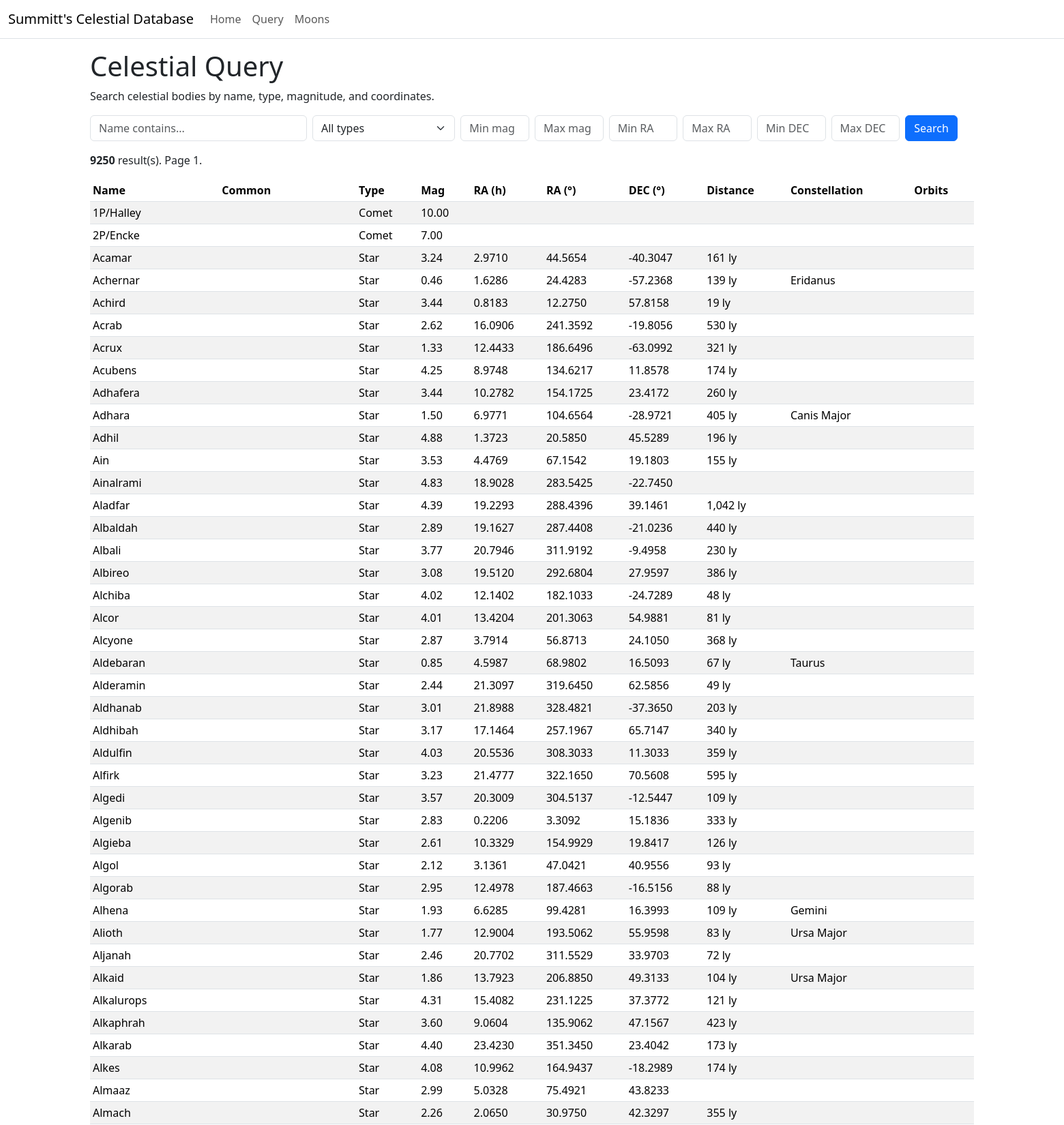
The app's page /CelestialDB/query.php (upper part) with its own data.
### tables this page shows
CREATE TABLE CelestialBody (
  BodyID BIGINT AUTO_INCREMENT PRIMARY KEY,
  Name VARCHAR(100) NOT NULL,
  CommonName VARCHAR(100) NULL,
  BodyTypeID INT NOT NULL,
  Magnitude DECIMAL(6,2) NULL,
  RA_Hours DECIMAL(10,6) NULL,
  DEC_Degrees DECIMAL(9,6) NULL,
  Distance_LY DECIMAL(18,6) NULL,
  ConstellationID INT NULL,
  Description TEXT NULL,
  DiscoveredBy VARCHAR(100) NULL,
  DiscoveryYear INT NULL,
  CreatedAt DATETIME NULL,
  UpdatedAt DATETIME NULL,
  RA_Degrees DECIMAL(10,6) GENERATED ALWAYS AS (RA_Hours*15) STORED,
  FOREIGN KEY (BodyTypeID) REFERENCES BodyType(BodyTypeID),
  FOREIGN KEY (ConstellationID) REFERENCES Constellation(ConstellationID),
  INDEX IX_Magnitude (Magnitude),
  INDEX IX_RA_DEC (RA_Hours, DEC_Degrees),
  INDEX IX_Type (BodyTypeID),
  INDEX IX_Name (Name)
);

CREATE TABLE BodyType (
  BodyTypeID INT AUTO_INCREMENT PRIMARY KEY,
  TypeName VARCHAR(50) NOT NULL UNIQUE,
  Description VARCHAR(255) NULL
);

CREATE TABLE Constellation (
  ConstellationID INT AUTO_INCREMENT PRIMARY KEY,
  Name VARCHAR(50) NOT NULL UNIQUE,
  Abbreviation VARCHAR(5) NULL,
  Genitive VARCHAR(50) NULL,
  VisibleFromNorthern TINYINT(1) NOT NULL DEFAULT 1
);

### CelestialDB/query.php (the view, shortened to what this page needs)
<?php
require_once 'config.php';
require 'header.php';
$name   = trim($_GET['name'] ?? '');
$minMag = $_GET['minMag'] ?? '';
$maxMag = $_GET['maxMag'] ?? '';
$minRA  = $_GET['minRA'] ?? '';
$maxRA  = $_GET['maxRA'] ?? '';
$minDEC = $_GET['minDEC'] ?? '';
$maxDEC = $_GET['maxDEC'] ?? '';
$page   = max(1, (int)($_GET['page'] ?? 1));
$pageSize = 50;
$offset = ($page - 1) * $pageSize;
$where = [];
$params = [];
$whereSql = $where ? 'WHERE ' . implode(' AND ', $where) : '';
$countSql = "SELECT COUNT(*) FROM CelestialBody cb JOIN BodyType bt ON bt.BodyTypeID=cb.BodyTypeID LEFT JOIN Constellation c ON c.ConstellationID=cb.ConstellationID $whereSql";
$countStmt = $pdo->prepare($countSql);
$countStmt->execute($params);
$total = (int)$countStmt->fetchColumn();
$dataSql = "SELECT cb.BodyID, cb.Name, cb.CommonName, bt.TypeName AS BodyType, cb.Magnitude,
  cb.RA_Hours, cb.RA_Degrees, cb.DEC_Degrees, cb.Distance_LY, c.Name AS Constellation,
  mn.ParentBodyID, p.Name AS OrbitsPlanet
  FROM CelestialBody cb
  JOIN BodyType bt ON bt.BodyTypeID=cb.BodyTypeID
  LEFT JOIN Constellation c ON c.ConstellationID=cb.ConstellationID
  LEFT JOIN Moon mn ON mn.BodyID=cb.BodyID
  LEFT JOIN CelestialBody p ON p.BodyID=mn.ParentBodyID
  $whereSql
  ORDER BY cb.Name
  LIMIT :limit OFFSET :offset";
$dataStmt = $pdo->prepare($dataSql);
$dataStmt->bindValue(':limit', $pageSize, PDO::PARAM_INT);
$dataStmt->bindValue(':offset', $offset, PDO::PARAM_INT);
$dataStmt->execute();
$rows = $dataStmt->fetchAll();
?>
<section aria-labelledby="query-heading">
    <h1 id="query-heading">Celestial Query</h1>
    <p>Search celestial bodies by name, type, magnitude, and coordinates.</p>
    <form method="get" action="query.php" class="row g-2 mb-3" role="search" aria-label="Celestial body search">
        <div class="col-md-3">
            <input class="form-control" id="name" name="name" value="<?= htmlspecialchars($name) ?>" placeholder="Name contains...">
        </div>
        <div class="col-md-2">
            <select class="form-select" id="bodyType" name="bodyType">
                <option value="">All types</option>
            </select>
        </div>
        <div class="col-md-1">
            <input class="form-control" id="minMag" name="minMag" value="<?= htmlspecialchars($minMag) ?>" placeholder="Min mag">
        </div>
        <div class="col-md-1">
            <input class="form-control" id="maxMag" name="maxMag" value="<?= htmlspecialchars($maxMag) ?>" placeholder="Max mag">
        </div>
        <div class="col-md-1">
            <input class="form-control" id="minRA" name="minRA" value="<?= htmlspecialchars($minRA) ?>" placeholder="Min RA">
        </div>
        <div class="col-md-1">
            <input class="form-control" id="maxRA" name="maxRA" value="<?= htmlspecialchars($maxRA) ?>" placeholder="Max RA">
        </div>
        <div class="col-md-1">
            <input class="form-control" id="minDEC" name="minDEC" value="<?= htmlspecialchars($minDEC) ?>" placeholder="Min DEC">
        </div>
        <div class="col-md-1">
            <input class="form-control" id="maxDEC" name="maxDEC" value="<?= htmlspecialchars($maxDEC) ?>" placeholder="Max DEC">
        </div>
        <div class="col-md-1">
            <button class="btn btn-primary" type="submit">Search</button>
        </div>
    </form>
    <p aria-live="polite"><strong><?= $total ?></strong> result(s). Page <?= $page ?>.</p>
    <div class="table-responsive">
        <table class="table table-striped table-sm">
            <thead>
                <tr>
                    <th scope="col">Name</th>
                    <th scope="col">Common</th>
                    <th scope="col">Type</th>
                    <th scope="col">Mag</th>
                    <th scope="col">RA (h)</th>
                    <th scope="col">RA (°)</th>
                    <th scope="col">DEC (°)</th>
                    <th scope="col">Distance</th>
                    <th scope="col">Constellation</th>
                    <th scope="col">Orbits</th>
                </tr>
            </thead>
            <tbody>
                <?php foreach ($rows as $b): ?>
                <tr>
                    <td><?= htmlspecialchars($b['Name']) ?></td>
                    <td><?= htmlspecialchars($b['CommonName'] ?? '') ?></td>
                    <td><?= htmlspecialchars($b['BodyType']) ?></td>
                    <td><?= $b['Magnitude'] !== null ? number_format((float)$b['Magnitude'], 2) : '' ?></td>
                    <td><?= $b['RA_Hours'] !== null ? number_format((float)$b['RA_Hours'], 4) : '' ?></td>
                    <td><?= $b['RA_Degrees'] !== null ? number_format((float)$b['RA_Degrees'], 4) : '' ?></td>
                    <td><?= $b['DEC_Degrees'] !== null ? number_format((float)$b['DEC_Degrees'], 4) : '' ?></td>
                    <td>
                        <?php if ($b['Distance_LY'] !== null): ?>
                            <?php if ((float)$b['Distance_LY'] < 1): ?>
                                <?= number_format((float)$b['Distance_LY'] * 63241.077, 2) ?> AU
                            <?php else: ?>
                                <?= number_format((float)$b['Distance_LY'], 0) ?> ly
                            <?php endif; ?>
                        <?php endif; ?>
                    </td>
                    <td><?= htmlspecialchars($b['Constellation'] ?? '') ?></td>
                    <td><?= htmlspecialchars($b['OrbitsPlanet'] ?? '') ?></td>
                </tr>
                <?php endforeach; ?>
            </tbody>
        </table>
    </div>
</section>
<?php require 'footer.php'; ?>

### CelestialDB/header.php (shortened to what this page needs)
<!DOCTYPE html>
<html lang="en">
<head>
    <link rel="stylesheet" href="https://cdn.jsdelivr.net/npm/bootstrap@5.3.3/dist/css/bootstrap.min.css">
</head>
<body>
<header>
    <nav class="navbar navbar-expand-sm navbar-light bg-white border-bottom box-shadow mb-3" aria-label="Main navigation">
        <div class="container-fluid">
            <a class="navbar-brand" href="index.php">Summitt's Celestial Database</a>
            <div class="collapse navbar-collapse" id="navMenu">
                <ul class="navbar-nav flex-grow-1">
                    <li class="nav-item"><a class="nav-link" href="index.php">Home</a></li>
                    <li class="nav-item"><a class="nav-link" href="query.php">Query</a></li>
                    <li class="nav-item"><a class="nav-link" href="moons.php">Moons</a></li>
                </ul>
            </div>
        </div>
    </nav>
</header>
<main id="main-content" class="container" tabindex="-1">

### CelestialDB/footer.php (shortened to what this page needs)
</main>
</body>
</html>

### CelestialDB/header.php (style rules this page uses)
table { width: 100%; }

### records on screen
celestialbody: Name "1P/Halley", BodyTypeID.TypeName "Comet", Magnitude "10.00"
celestialbody: Name "2P/Encke", BodyTypeID.TypeName "Comet", Magnitude "7.00"
celestialbody: Name "Acamar", BodyTypeID.TypeName "Star", Magnitude "3.24", RA_Hours "2.9710", RA_Degrees "44.5654", DEC_Degrees "-40.3047", Distance_LY "161"
celestialbody: Name "Achernar", BodyTypeID.TypeName "Star", Magnitude "0.46", RA_Hours "1.6286", RA_Degrees "24.4283", DEC_Degrees "-57.2368", Distance_LY "139", ConstellationID.Name "Eridanus"
celestialbody: Name "Achird", BodyTypeID.TypeName "Star", Magnitude "3.44", RA_Hours "0.8183", RA_Degrees "12.2750", DEC_Degrees "57.8158", Distance_LY "19"
celestialbody: Name "Acrab", BodyTypeID.TypeName "Star", Magnitude "2.62", RA_Hours "16.0906", RA_Degrees "241.3592", DEC_Degrees "-19.8056", Distance_LY "530"
celestialbody: Name "Acrux", BodyTypeID.TypeName "Star", Magnitude "1.33", RA_Hours "12.4433", RA_Degrees "186.6496", DEC_Degrees "-63.0992", Distance_LY "321"
celestialbody: Name "Acubens", BodyTypeID.TypeName "Star", Magnitude "4.25", RA_Hours "8.9748", RA_Degrees "134.6217", DEC_Degrees "11.8578", Distance_LY "174"
celestialbody: Name "Adhafera", BodyTypeID.TypeName "Star", Magnitude "3.44", RA_Hours "10.2782", RA_Degrees "154.1725", DEC_Degrees "23.4172", Distance_LY "260"
celestialbody: Name "Adhara", BodyTypeID.TypeName "Star", Magnitude "1.50", RA_Hours "6.9771", RA_Degrees "104.6564", DEC_Degrees "-28.9721", Distance_LY "405", ConstellationID.Name "Canis Major"
celestialbody: Name "Adhil", BodyTypeID.TypeName "Star", Magnitude "4.88", RA_Hours "1.3723", RA_Degrees "20.5850", DEC_Degrees "45.5289", Distance_LY "196"
celestialbody: Name "Ain", BodyTypeID.TypeName "Star", Magnitude "3.53", RA_Hours "4.4769", RA_Degrees "67.1542", DEC_Degrees "19.1803", Distance_LY "155"
celestialbody: Name "Ainalrami", BodyTypeID.TypeName "Star", Magnitude "4.83", RA_Hours "18.9028", RA_Degrees "283.5425", DEC_Degrees "-22.7450"
celestialbody: Name "Aladfar", BodyTypeID.TypeName "Star", Magnitude "4.39", RA_Hours "19.2293", RA_Degrees "288.4396", DEC_Degrees "39.1461", Distance_LY "1,042"
celestialbody: Name "Albaldah", BodyTypeID.TypeName "Star", Magnitude "2.89", RA_Hours "19.1627", RA_Degrees "287.4408", DEC_Degrees "-21.0236", Distance_LY "440"
celestialbody: Name "Albali", BodyTypeID.TypeName "Star", Magnitude "3.77", RA_Hours "20.7946", RA_Degrees "311.9192", DEC_Degrees "-9.4958", Distance_LY "230"
celestialbody: Name "Albireo", BodyTypeID.TypeName "Star", Magnitude "3.08", RA_Hours "19.5120", RA_Degrees "292.6804", DEC_Degrees "27.9597", Distance_LY "386"
celestialbody: Name "Alchiba", BodyTypeID.TypeName "Star", Magnitude "4.02", RA_Hours "12.1402", RA_Degrees "182.1033", DEC_Degrees "-24.7289", Distance_LY "48"
celestialbody: Name "Alcor", BodyTypeID.TypeName "Star", Magnitude "4.01", RA_Hours "13.4204", RA_Degrees "201.3063", DEC_Degrees "54.9881", Distance_LY "81"
celestialbody: Name "Alcyone", BodyTypeID.TypeName "Star", Magnitude "2.87", RA_Hours "3.7914", RA_Degrees "56.8713", DEC_Degrees "24.1050", Distance_LY "368"
celestialbody: Name "Aldebaran", BodyTypeID.TypeName "Star", Magnitude "0.85", RA_Hours "4.5987", RA_Degrees "68.9802", DEC_Degrees "16.5093", Distance_LY "67", ConstellationID.Name "Taurus"
celestialbody: Name "Alderamin", BodyTypeID.TypeName "Star", Magnitude "2.44", RA_Hours "21.3097", RA_Degrees "319.6450", DEC_Degrees "62.5856", Distance_LY "49"
celestialbody: Name "Aldhanab", BodyTypeID.TypeName "Star", Magnitude "3.01", RA_Hours "21.8988", RA_Degrees "328.4821", DEC_Degrees "-37.3650", Distance_LY "203"
celestialbody: Name "Aldhibah", BodyTypeID.TypeName "Star", Magnitude "3.17", RA_Hours "17.1464", RA_Degrees "257.1967", DEC_Degrees "65.7147", Distance_LY "340"
celestialbody: Name "Aldulfin", BodyTypeID.TypeName "Star", Magnitude "4.03", RA_Hours "20.5536", RA_Degrees "308.3033", DEC_Degrees "11.3033", Distance_LY "359"
celestialbody: Name "Alfirk", BodyTypeID.TypeName "Star", Magnitude "3.23", RA_Hours "21.4777", RA_Degrees "322.1650", DEC_Degrees "70.5608", Distance_LY "595"
celestialbody: Name "Algedi", BodyTypeID.TypeName "Star", Magnitude "3.57", RA_Hours "20.3009", RA_Degrees "304.5137", DEC_Degrees "-12.5447", Distance_LY "109"
celestialbody: Name "Algenib", BodyTypeID.TypeName "Star", Magnitude "2.83", RA_Hours "0.2206", RA_Degrees "3.3092", DEC_Degrees "15.1836", Distance_LY "333"
celestialbody: Name "Algieba", BodyTypeID.TypeName "Star", Magnitude "2.61", RA_Hours "10.3329", RA_Degrees "154.9929", DEC_Degrees "19.8417", Distance_LY "126"
celestialbody: Name "Algol", BodyTypeID.TypeName "Star", Magnitude "2.12", RA_Hours "3.1361", RA_Degrees "47.0421", DEC_Degrees "40.9556", Distance_LY "93"
celestialbody: Name "Algorab", BodyTypeID.TypeName "Star", Magnitude "2.95", RA_Hours "12.4978", RA_Degrees "187.4663", DEC_Degrees "-16.5156", Distance_LY "88"
celestialbody: Name "Alhena", BodyTypeID.TypeName "Star", Magnitude "1.93", RA_Hours "6.6285", RA_Degrees "99.4281", DEC_Degrees "16.3993", Distance_LY "109", ConstellationID.Name "Gemini"
celestialbody: Name "Alioth", BodyTypeID.TypeName "Star", Magnitude "1.77", RA_Hours "12.9004", RA_Degrees "193.5062", DEC_Degrees "55.9598", Distance_LY "83", ConstellationID.Name "Ursa Major"
celestialbody: Name "Aljanah", BodyTypeID.TypeName "Star", Magnitude "2.46", RA_Hours "20.7702", RA_Degrees "311.5529", DEC_Degrees "33.9703", Distance_LY "72"
celestialbody: Name "Alkaid", BodyTypeID.TypeName "Star", Magnitude "1.86", RA_Hours "13.7923", RA_Degrees "206.8850", DEC_Degrees "49.3133", Distance_LY "104", ConstellationID.Name "Ursa Major"
celestialbody: Name "Alkalurops", BodyTypeID.TypeName "Star", Magnitude "4.31", RA_Hours "15.4082", RA_Degrees "231.1225", DEC_Degrees "37.3772", Distance_LY "121"
celestialbody: Name "Alkaphrah", BodyTypeID.TypeName "Star", Magnitude "3.60", RA_Hours "9.0604", RA_Degrees "135.9062", DEC_Degrees "47.1567", Distance_LY "423"
celestialbody: Name "Alkarab", BodyTypeID.TypeName "Star", Magnitude "4.40", RA_Hours "23.4230", RA_Degrees "351.3450", DEC_Degrees "23.4042", Distance_LY "173"
celestialbody: Name "Alkes", BodyTypeID.TypeName "Star", Magnitude "4.08", RA_Hours "10.9962", RA_Degrees "164.9437", DEC_Degrees "-18.2989", Distance_LY "174"
celestialbody: Name "Almaaz", BodyTypeID.TypeName "Star", Magnitude "2.99", RA_Hours "5.0328", RA_Degrees "75.4921", DEC_Degrees "43.8233"
celestialbody: Name "Almach", BodyTypeID.TypeName "Star", Magnitude "2.26", RA_Hours "2.0650", RA_Degrees "30.9750", DEC_Degrees "42.3297", Distance_LY "355"

### other values on screen
$total "9250"
$page "1"
